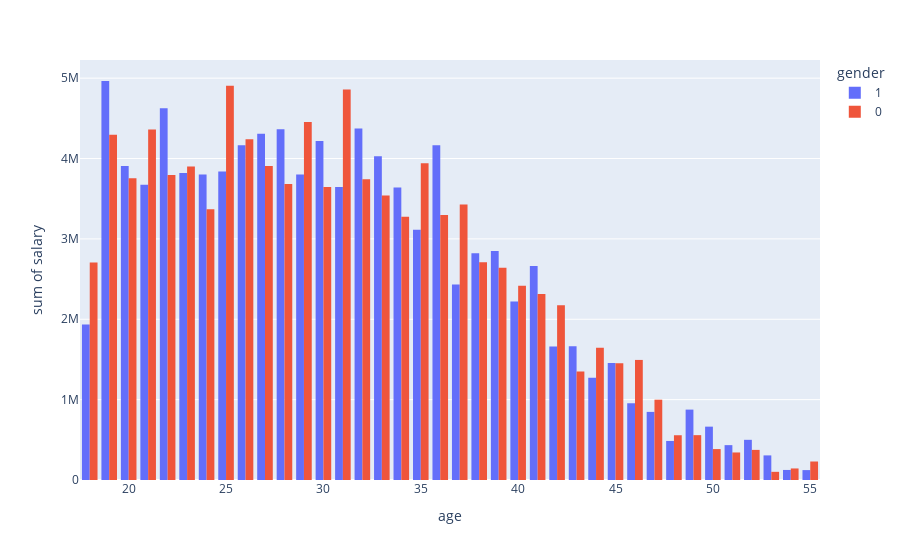

Notebook cell for this chart:
### Code cell
fig_1=px.histogram(data,x='age',y='salary',color='gender',barmode='group')
fig_1.show()

### Figure 1 — Plotly figure (JSON) as saved in the notebook; plotly's stock layout.template omitted (floating-point values rounded to 4 significant figures; data arrays with more than 128 entries replaced by an {"elided": "..."} marker saying what was removed)
{"data": [{"alignmentgroup": "True", "bingroup": "x", "histfunc": "sum", "hovertemplate": "gender=1<br>age=%{x}<br>sum of salary=%{y}<extra></extra>", "legendgroup": "1", "marker": {"color": "#636efa", "pattern": {"shape": ""}}, "name": "1", "offsetgroup": "1", "orientation": "v", "showlegend": true, "type": "histogram", "x": {"elided": "2471 int values"}, "xaxis": "x", "y": {"elided": "2471 float values"}, "yaxis": "y"}, {"alignmentgroup": "True", "bingroup": "x", "histfunc": "sum", "hovertemplate": "gender=0<br>age=%{x}<br>sum of salary=%{y}<extra></extra>", "legendgroup": "0", "marker": {"color": "#EF553B", "pattern": {"shape": ""}}, "name": "0", "offsetgroup": "0", "orientation": "v", "showlegend": true, "type": "histogram", "x": {"elided": "2489 int values"}, "xaxis": "x", "y": {"elided": "2489 float values"}, "yaxis": "y"}], "layout": {"barmode": "group", "legend": {"title": {"text": "gender"}, "tracegroupgap": 0}, "margin": {"t": 60}, "xaxis": {"anchor": "y", "domain": [0, 1], "title": {"text": "age"}}, "yaxis": {"anchor": "x", "domain": [0, 1], "title": {"text": "sum of salary"}}}}
